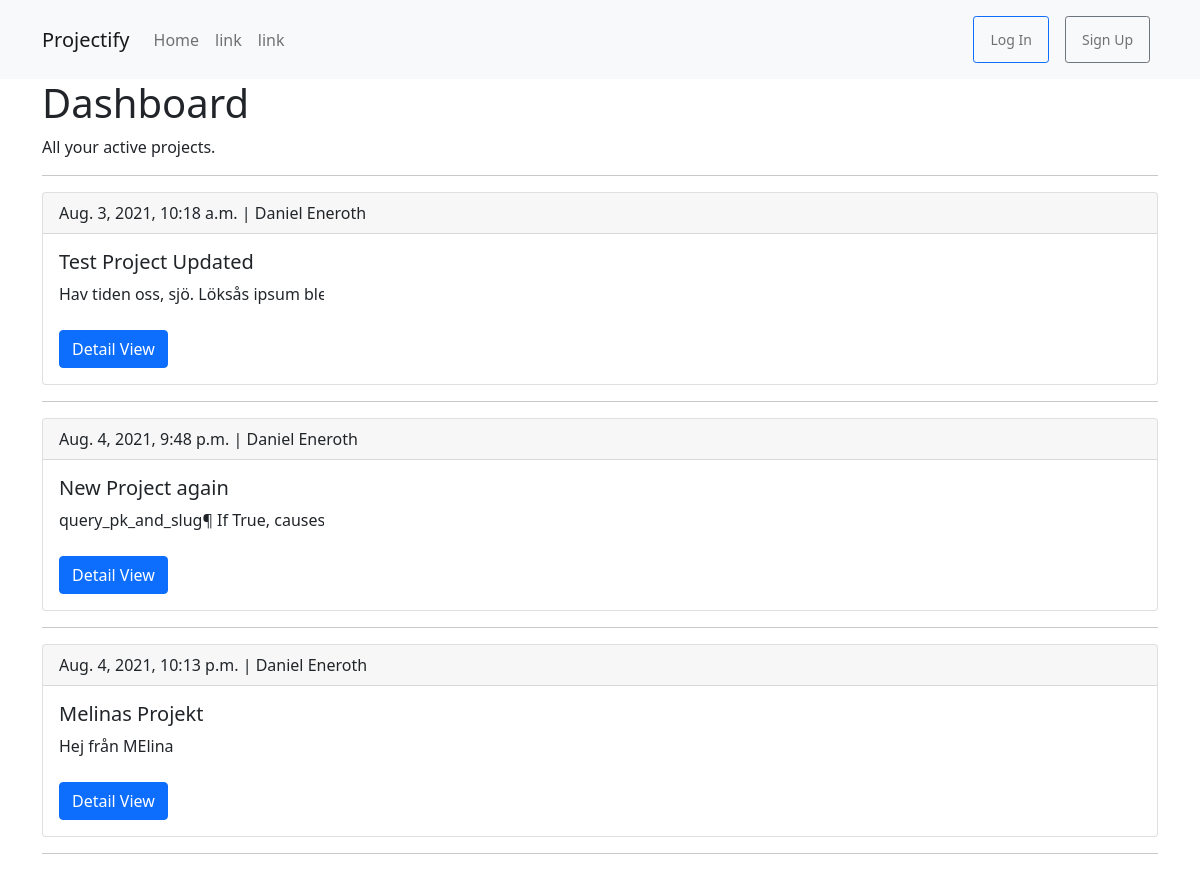
/projects/, run on the app's committed database.
### projects/models.py (models this page shows, shortened)
class Project(models.Model):
    title_project = models.CharField(max_length=50)
    description_project = models.TextField()
    creator_project = models.ForeignKey(get_user_model(), on_delete=models.CASCADE)
    date_created_project = models.DateTimeField(auto_now_add=True)

### accounts/models.py (models this page shows)
class CustomUser(AbstractUser):
    first_name = models.CharField(max_length=20)
    last_name = models.CharField(max_length=20)
    age = models.PositiveIntegerField(null=True, blank=True)

### projects/views.py (the view)
# urls.py: path('', ProjectListView.as_view(), name='project_list'),
class ProjectListView(ListView):
    model = Project
    template_name = 'projects/project_list.html'

### templates/projects/project_list.html (shortened to what this page needs)
{% extends 'base.html' %}
{% block content %}
<h1>Dashboard</h1>
<p>All your active projects.</p>
<hr>
{% for project in object_list %}
    <div class="card">
        <div class="card-header">
            {{ project.date_created_project }} | {{ project.creator_project.first_name }} {{ project.creator_project.last_name }}
        </div>
        <div class="card-body">
        <h5 class="card-title">{{ project.title_project }}</h5>
        <div class="row">
            <div class="col-3 text-truncate">
                <p class="card-text">{{ project.description_project }}</p>
            </div>
        </div>
        <br/>
        <a href="{% url 'project_detail' project.pk %}" class="btn btn-primary">Detail View</a>
        </div>
    </div>
    <hr>
{% endfor %}
{% endblock content %}

### data on the page
Project: date_created_project "Aug. 3, 2021, 10:18 a.m.", creator_project.first_name "Daniel", creator_project.last_name "Eneroth", title_project "Test Project Updated", description_project "Hav tiden oss, sjö. Löksås ipsu…"
Project: date_created_project "Aug. 4, 2021, 9:48 p.m.", creator_project.first_name "Daniel", creator_project.last_name "Eneroth", title_project "New Project again", description_project "query_pk_and_slug¶ If True, ca…"
Project: date_created_project "Aug. 4, 2021, 10:13 p.m.", creator_project.first_name "Daniel", creator_project.last_name "Eneroth", title_project "Melinas Projekt", description_project "Hej från MElina"
